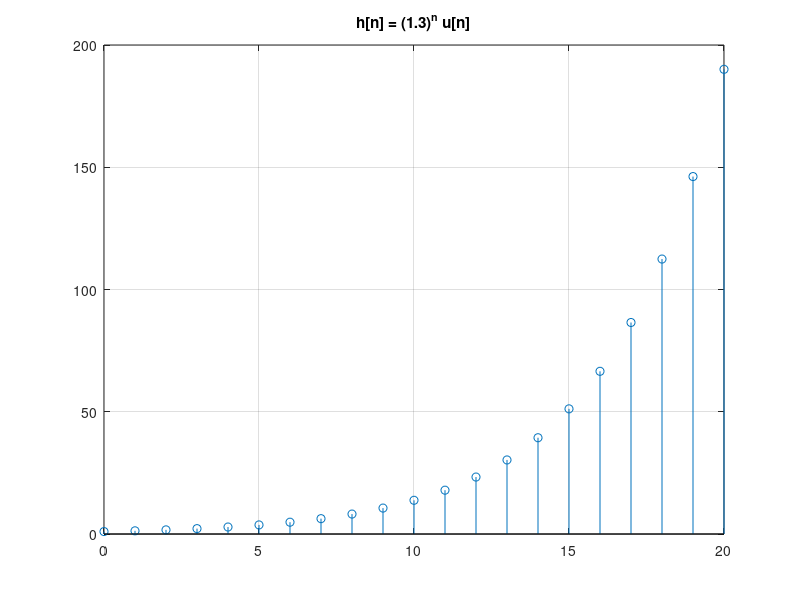
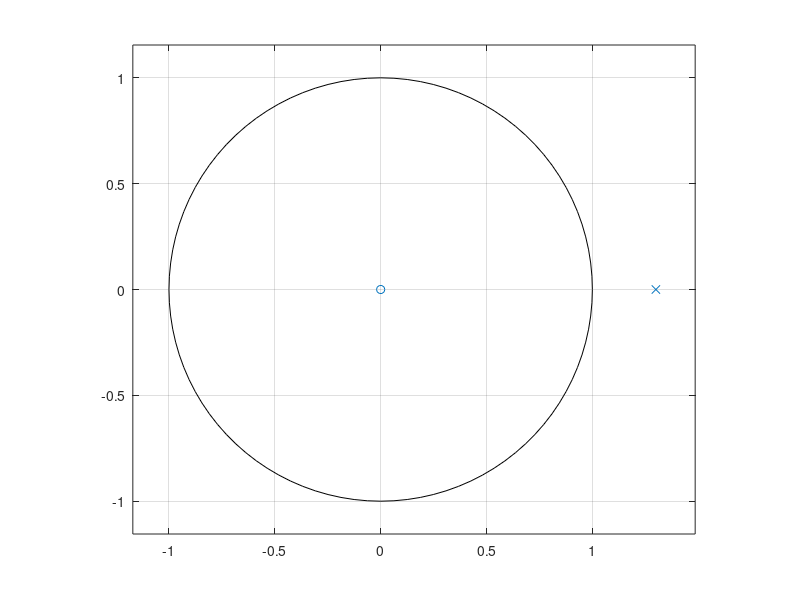
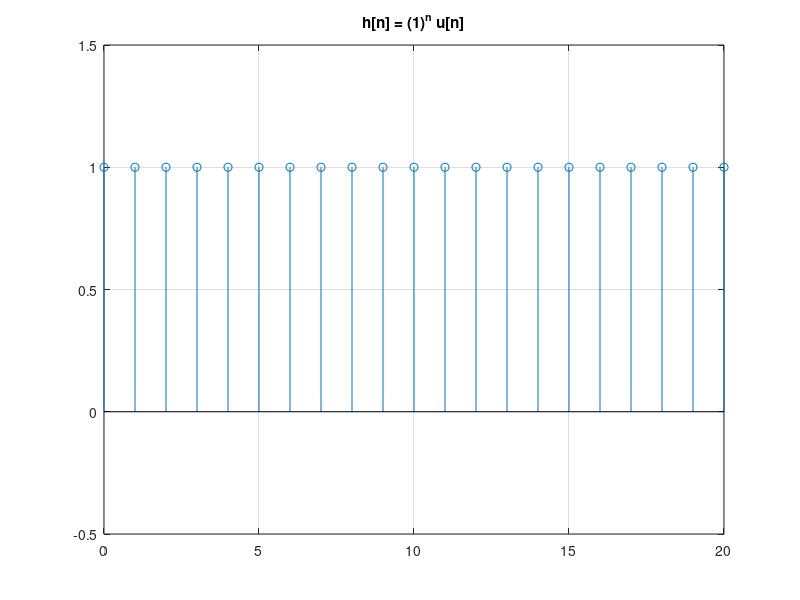
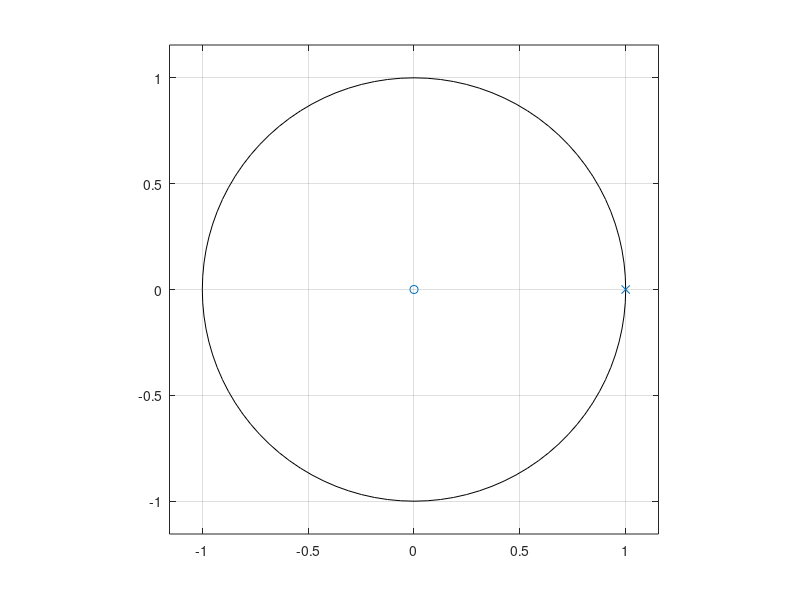

Here is the MATLAB script that generated these plots, in order:
% Figure 8.11
clc; clf; clear all

n = 0:20;
h1 = (1.3).^n;
b1 = [1]; a1=[1, -1.3];
figure(1); stem(n,h1); title('h[n] = (1.3)^n u[n]'); grid on; 
figure(2); zplane(b1,a1); grid on

h2 = (1).^n;
b2 = [1]; a2=[1, -1];
figure(3); stem(n,h2); title('h[n] = (1)^n u[n]'); ylim([-0.5, 1.5]); grid on; 
figure(4); zplane(b2,a2); grid on; 

h3 = (0.7).^n;
b3 = [1]; a3=[1, -0.7];
figure(5); stem(n,h3); title('h[n] = (0.7)^n u[n]'); grid on; 
figure(6); zplane(b3,a3); grid on; 

h4 = (-0.7).^n;
b4 = [1]; a4=[1, 0.7];
figure(7); stem(n,h4); title('h[n] = (-0.7)^n u[n]'); grid on; 
figure(8); zplane(b4,a4); grid on; 

h5 = (-1).^n;
b5 = [1]; a5=[1, 1];
figure(9); stem(n,h5); title('h[n] = (-1)^n u[n]'); ylim([-1.5, 1.5]); grid on; 
figure(10); zplane(b5,a5); grid on; 

h6 = (-1.3).^n;
b6 = [1]; a6=[1, 1.3];
figure(11); stem(n,h6); title('h[n] = (-1.3)^n u[n]');grid on; 
figure(12); zplane(b6,a6); grid on; 